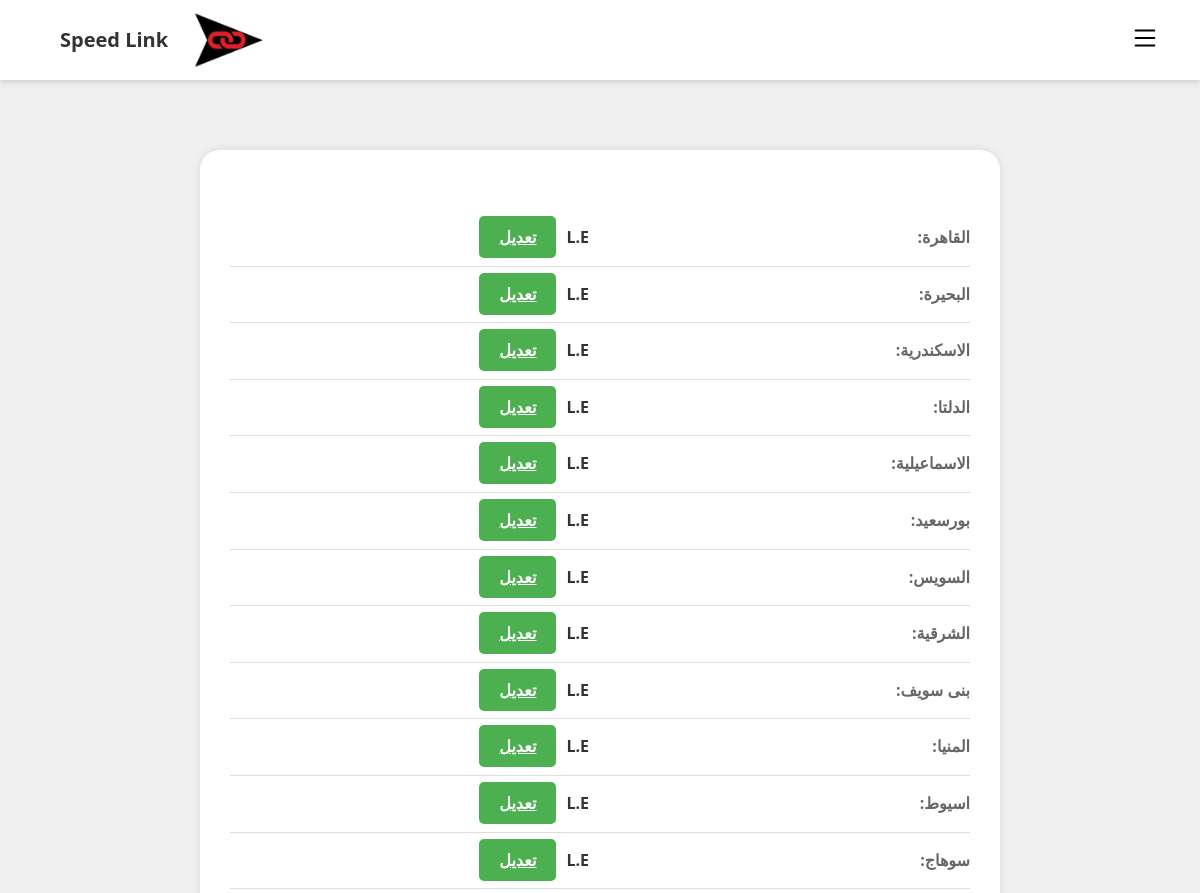
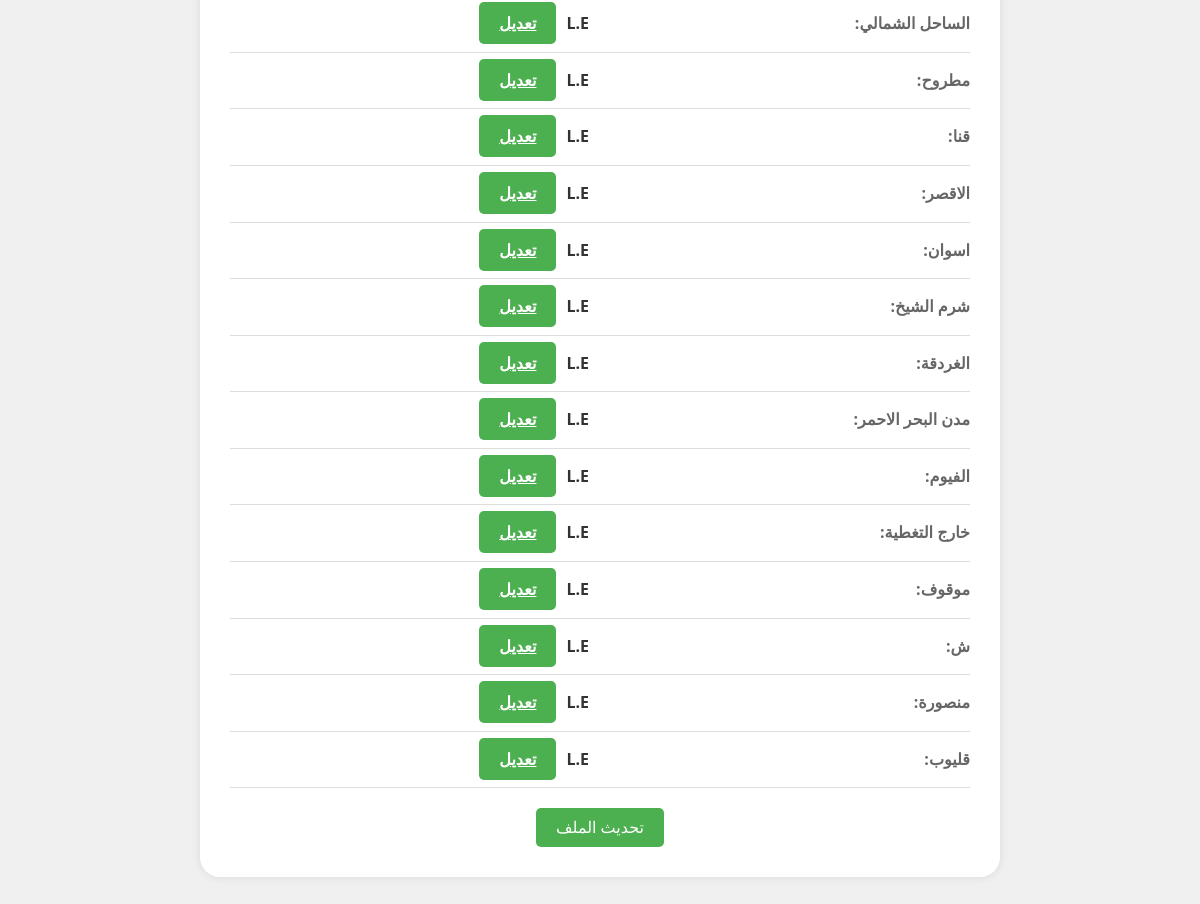
The app's page /dprice/2, older data (2 pictures, top to bottom).
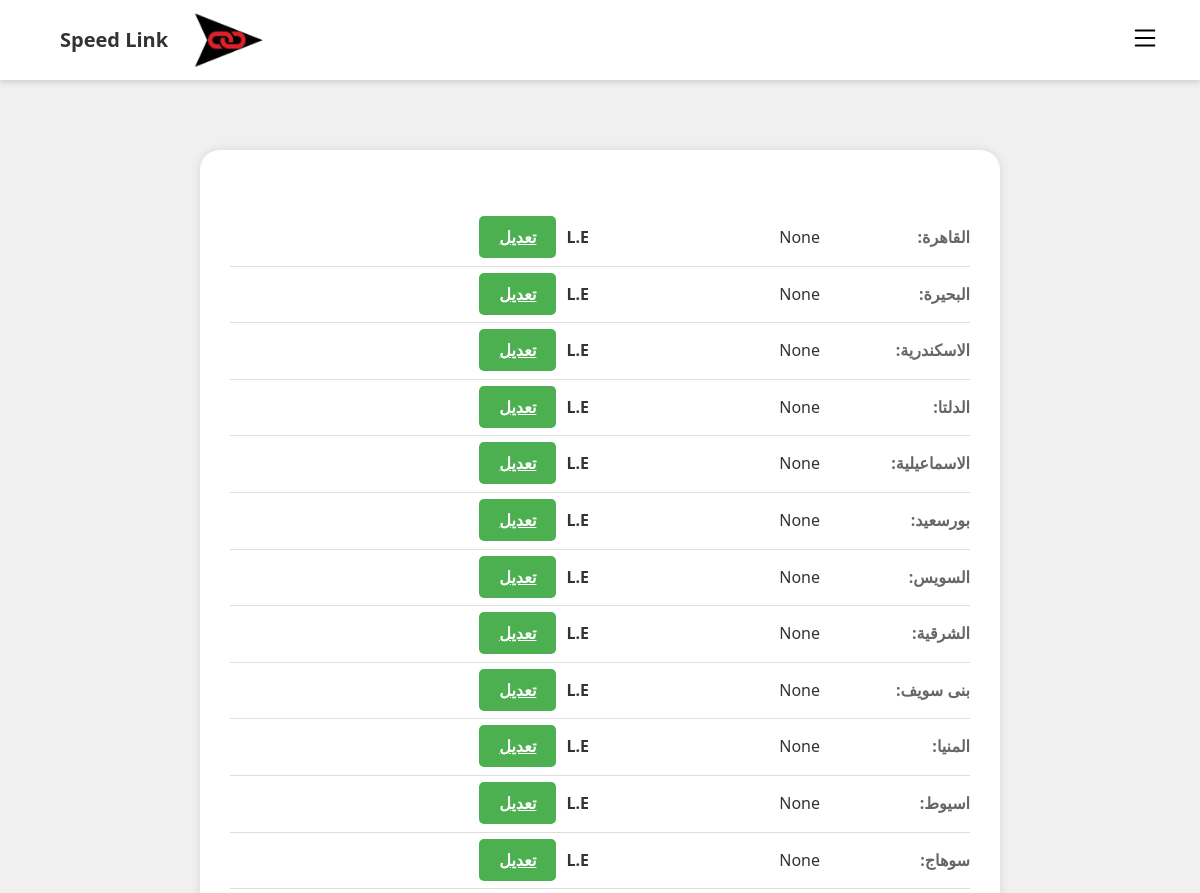
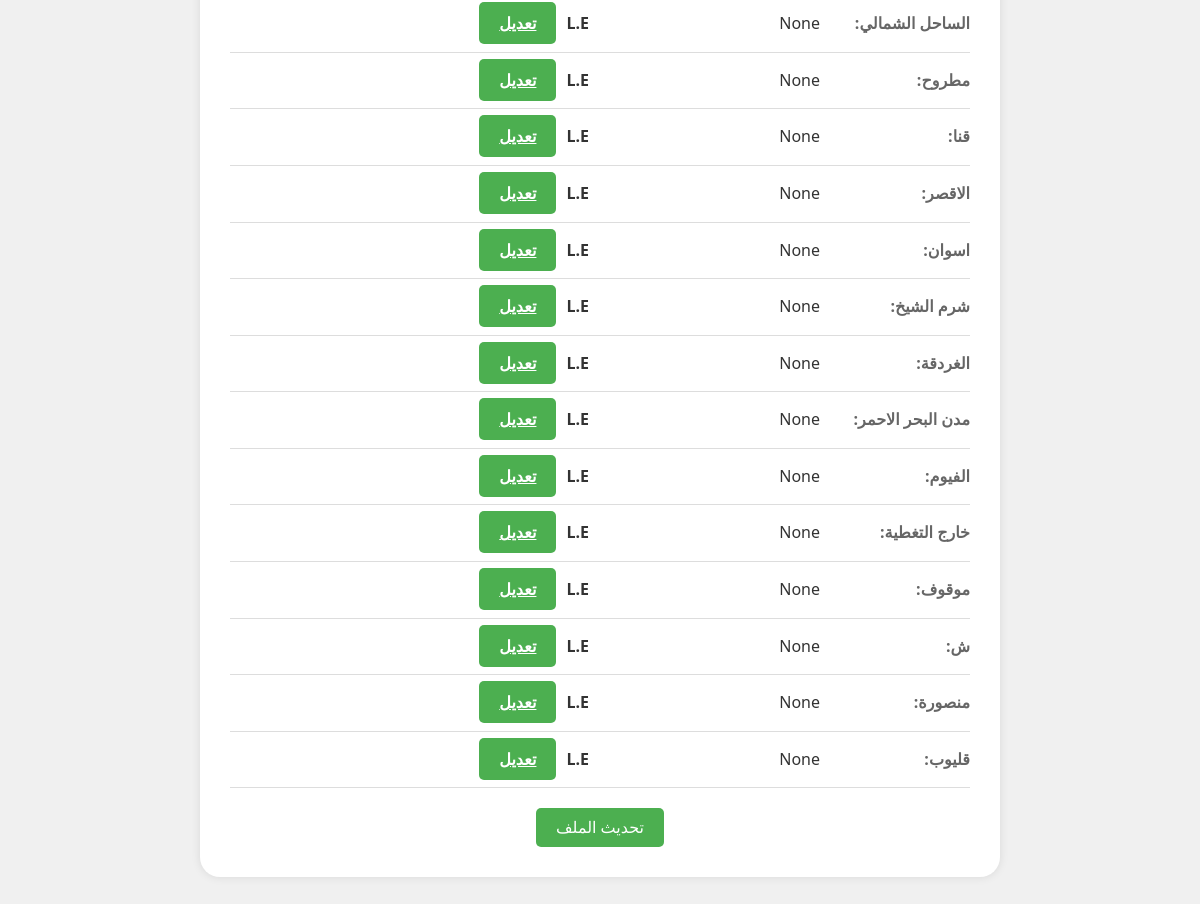
The same page, newer data (2 pictures, top to bottom).
### app.py (models this page shows)
class Dprice(db.Model):
    id = db.Column(db.Integer, primary_key=True)
    sid = db.Column(db.Integer)
    p1 = db.Column(db.Integer)
    p2 = db.Column(db.Integer)
    p3 = db.Column(db.Integer)
    p4 = db.Column(db.Integer)
    p5 = db.Column(db.Integer)
    p6 = db.Column(db.Integer)
    p7 = db.Column(db.Integer)
    p8 = db.Column(db.Integer)
    p9 = db.Column(db.Integer)
    p10 = db.Column(db.Integer)
    p11 = db.Column(db.Integer)
    p12 = db.Column(db.Integer)
    p13 = db.Column(db.Integer)
    p14 = db.Column(db.Integer)
    p15 = db.Column(db.Integer)
    p16 = db.Column(db.Integer)
    p17 = db.Column(db.Integer)
    p18 = db.Column(db.Integer)
    p19 = db.Column(db.Integer)
    p20 = db.Column(db.Integer)
    p21 = db.Column(db.Integer)
    p22 = db.Column(db.Integer)
    p23 = db.Column(db.Integer)
    p24 = db.Column(db.Integer)
    p25 = db.Column(db.Integer)
    p26 = db.Column(db.Integer)

### app.py (the view)
@app.route('/dprice/<int:sid>')
def dprice(sid):
    price = Dprice.query.filter_by(sid=sid).first()
    return render_template('dprice.html',price=price)

### templates/dprice.html (shortened to what this page needs)
{% extends 'base.html' %} {% block content %}
<div class="profile-container">
<div class="profile-details">
    <form action="/saveprice/{{ price.sid }}" method="post">
        <table><tr>
          <td class="label">القاهرة:</td>
          <td>
            <input
              type="text"
              name="1"
              value="{{ price.p1 }}"
              class="readonly"
              readonly
            />L.E<a href="#" class="edit-button" onclick="enableField(this)">تعديل</a>
          </td>
        </tr>
        <tr>
          <td class="label">البحيرة:</td>
          <td>
            <input
              type="text"
              name="2"
              value="{{ price.p2 }}"
              class="readonly"
              readonly
            />L.E<a href="#" class="edit-button" onclick="enableField(this)">تعديل</a>
          </td>
        </tr>
        <tr>
          <td class="label">الاسكندرية:</td>
          <td>
            <input
              type="text"
              name="3"
              value="{{ price.p3 }}"
              class="readonly"
              readonly
            />L.E<a href="#" class="edit-button" onclick="enableField(this)">تعديل</a>
          </td>
        </tr>
        <tr>
          <td class="label">الدلتا:</td>
          <td>
            <input
              type="text"
              name="4"
              value="{{ price.p4 }}"
              class="readonly"
              readonly
            />L.E<a href="#" class="edit-button" onclick="enableField(this)">تعديل</a>
          </td>
        </tr>
        <tr>
          <td class="label">الاسماعيلية:</td>
          <td>
            <input
              type="text"
              name="5"
              value="{{ price.p5 }}"
              class="readonly"
              readonly
            />L.E<a href="#" class="edit-button" onclick="enableField(this)">تعديل</a>
          </td>
        </tr>
        <tr>
          <td class="label">بورسعيد:</td>
          <td>
            <input
              type="text"
              name="6"
              value="{{ price.p6 }}"
              class="readonly"
              readonly
            />L.E<a href="#" class="edit-button" onclick="enableField(this)">تعديل</a>
          </td>
        </tr>
        <tr>
          <td class="label">السويس:</td>
          <td>
            <input
              type="text"
              name="7"
              value="{{ price.p7 }}"
              class="readonly"
              readonly
            />L.E<a href="#" class="edit-button" onclick="enableField(this)">تعديل</a>
          </td>
        </tr>
        <tr>
          <td class="label">الشرقية:</td>
          <td>
            <input
              type="text"
              name="8"
              value="{{ price.p8 }}"
              class="readonly"
              readonly
            />L.E<a href="#" class="edit-button" onclick="enableField(this)">تعديل</a>
          </td>
        </tr>
        <tr>
          <td class="label">بنى سويف:</td>
          <td>
            <input
              type="text"
              name="9"
              value="{{ price.p9 }}"
              class="readonly"
              readonly
            />L.E<a href="#" class="edit-button" onclick="enableField(this)">تعديل</a>
          </td>
        </tr>
        <tr>
          <td class="label">المنيا:</td>
          <td>
            <input
              type="text"
              name="10"
              value="{{ price.p10 }}"
              class="readonly"
              readonly
            />L.E<a href="#" class="edit-button" onclick="enableField(this)">تعديل</a>
          </td>
        </tr>
        <tr>
          <td class="label">اسيوط:</td>
          <td>
            <input
              type="text"
              name="11"
              value="{{ price.p11 }}"
              class="readonly"
              readonly
            />L.E<a href="#" class="edit-button" onclick="enableField(this)">تعديل</a>
          </td>
        </tr>
        <tr>
          <td class="label">سوهاج:</td>
          <td>
            <input
              type="text"
              name="12"
              value="{{ price.p12 }}"
              class="readonly"
              readonly
            />L.E<a href="#" class="edit-button" onclick="enableField(this)">تعديل</a>
          </td>
        </tr>
        <tr>
          <td class="label">الساحل الشمالي:</td>
          <td>
            <input
              type="text"
              name="13"
              value="{{ price.p13 }}"
              class="readonly"
              readonly
            />L.E<a href="#" class="edit-button" onclick="enableField(this)">تعديل</a>
          </td>
        </tr>
        <tr>
          <td class="label">مطروح:</td>
          <td>
            <input
              type="text"
              name="14"
              value="{{ price.p14 }}"
              class="readonly"
              readonly
            />L.E<a href="#" class="edit-button" onclick="enableField(this)">تعديل</a>
          </td>
        </tr>
        <tr>
          <td class="label">قنا:</td>
          <td>
            <input
              type="text"
              name="15"
              value="{{ price.p15 }}"
              class="readonly"
              readonly
            />L.E<a href="#" class="edit-button" onclick="enableField(this)">تعديل</a>
          </td>
        </tr>
        <tr>
          <td class="label">الاقصر:</td>
          <td>
            <input
              type="text"
              name="16"
              value="{{ price.p16 }}"
              class="readonly"
              readonly
            />L.E<a href="#" class="edit-button" onclick="enableField(this)">تعديل</a>
          </td>
        </tr>
        <tr>
          <td class="label">اسوان:</td>
          <td>
            <input
              type="text"
              name="17"
              value="{{ price.p17 }}"
              class="readonly"
              readonly
            />L.E<a href="#" class="edit-button" onclick="enableField(this)">تعديل</a>
          </td>
        </tr>
        <tr>
          <td class="label">شرم الشيخ:</td>
          <td>
            <input
              type="text"
              name="18"
              value="{{ price.p18 }}"
              class="readonly"
              readonly
            />L.E<a href="#" class="edit-button" onclick="enableField(this)">تعديل</a>
          </td>
        </tr>
        <tr>
          <td class="label">الغردقة:</td>
          <td>
            <input
              type="text"
              name="19"
              value="{{ price.p19 }}"
              class="readonly"
              readonly
            />L.E<a href="#" class="edit-button" onclick="enableField(this)">تعديل</a>
          </td>
        </tr>
        <tr>
          <td class="label">مدن البحر الاحمر:</td>
          <td>
            <input
              type="text"
              name="20"
              value="{{ price.p20 }}"
              class="readonly"
              readonly
            />L.E<a href="#" class="edit-button" onclick="enableField(this)">تعديل</a>
          </td>
        </tr>
        <tr>
          <td class="label">الفيوم:</td>
          <td>
            <input
              type="text"
              name="21"
              value="{{ price.p21 }}"
              class="readonly"
              readonly
            />L.E<a href="#" class="edit-button" onclick="enableField(this)">تعديل</a>
          </td>
        </tr>
        <tr>
          <td class="label">خارج التغطية:</td>
          <td>
            <input
              type="text"
              name="22"
              value="{{ price.p22 }}"
              class="readonly"
              readonly
            />L.E<a href="#" class="edit-button" onclick="enableField(this)">تعديل</a>
          </td>
        </tr>
        <tr>
          <td class="label">موقوف:</td>
          <td>
            <input
              type="text"
              name="23"
              value="{{ price.p23 }}"
              class="readonly"
              readonly
            />L.E<a href="#" class="edit-button" onclick="enableField(this)">تعديل</a>
          </td>
        </tr>
        <tr>
          <td class="label">ش:</td>
          <td>
            <input
              type="text"
              name="24"
              value="{{ price.p24 }}"
              class="readonly"
              readonly
            />L.E<a href="#" class="edit-button" onclick="enableField(this)">تعديل</a>
          </td>
        </tr>
        <tr>
          <td class="label">منصورة:</td>
          <td>
            <input
              type="text"
              name="25"
              value="{{ price.p25 }}"
              class="readonly"
              readonly
            />L.E<a href="#" class="edit-button" onclick="enableField(this)">تعديل</a>
          </td>
        </tr>
        <tr>
          <td class="label">قليوب:</td>
          <td>
            <input
              type="text"
              name="26"
              value="{{ price.p26 }}"
              class="readonly"
              readonly
            />L.E<a href="#" class="edit-button" onclick="enableField(this)">تعديل</a>
          </td>
        </tr>
        </table>
        <button type="submit" class="submit-button">تحديث الملف</button>
    </form>
</div>
</div>
{% endblock %}

### templates/base.html (shortened to what this page needs)
<!DOCTYPE html>
<html lang="ar">
  <head>
    <link
      rel="stylesheet"
      href="{{ url_for('static', filename='css/style.css') }}"
    />
    <link
      rel="stylesheet"
      href="https://cdnjs.cloudflare.com/ajax/libs/normalize/8.0.1/normalize.min.css"
    />
  </head>
  <body dir="rtl">
    <nav>
      <div class="logo">
        <img
          src="{{ url_for('static', filename='images/logob.png') }}"
          alt=""
        />
        <h1 class="name">Speed Link</h1>
      </div>
      <button id="toggleButton">
      </button>
    </nav>
    <div class="page">
      <div class="content">
        <div class="">{% block content %} {% endblock %}</div>
      </div>
    </div>
  </body>
</html>

### static/css/style.css (style rules this page uses)
* { margin: 0; padding: 0; box-sizing: border-box; }
body { font-family: 'Cairo', sans-serif; background: rgb(189, 208, 251); }
.logo img { width: 80px; }
.header-content, .logo { text-align: center; display: flex; align-items: center; justify-content: space-between; gap: 20px; margin: 0 20px; }
.name { font-size: 28px; font-weight: bold; }

### templates/base.html (style rules this page uses)
body { margin: 0; padding: 0; background-color: #fff; font-family: "Cairo", sans-serif; direction: rtl; min-height: 100vh; }
.page { display: flex; min-height: 100vh; }
nav { background-color: #fff; color: #000; width: 100%; height: 60px; display: flex; flex-direction: row-reverse; align-items: center; justify-content: space-between; padding: 40px; position: fixed; top: 0; left: 0; z-index: 999; box-shadow: 0 2px 6px rgba(0, 0, 0, 0.15); }
.name { font-size: 20px; font-weight: bold; }
#toggleButton { background: none; border: none; cursor: pointer; outline: none; }
@media (max-width: 1200px) { .page { display: block; } }
.content { flex: 1; padding: 100px 20px; }

### templates/dprice.html (style rules this page uses)
body { font-family: Arial, sans-serif; margin: 0; padding: 0; background-color: #f0f0f0; }
.profile-container { max-width: 800px; margin: 50px auto; padding: 30px; background-color: white; box-shadow: 0 0 10px rgba(0, 0, 0, 0.1); border-radius: 20px; }
h1 { font-size: 36px; margin: 20px 0; color: #333; }
.profile-details table { width: 100%; border-collapse: collapse; margin-top: 20px; }
.profile-details td { padding: 15px; border-bottom: 1px solid #ddd; }
.label { font-weight: bold; color: #666; width: 150px; }
.profile-details td:last-child { text-align: right; font-weight: bold; color: #333; }
.readonly { border: none; background-color: transparent; pointer-events: none; font-size: 16px; }
.edit-button, .submit-button { padding: 10px 20px; font-size: 16px; background-color: #4CAF50; color: #fff; border: none; border-radius: 5px; cursor: pointer; transition: background-color 0.3s; }
.edit-button { margin-right: 10px; }
.submit-button { margin-top: 20px; display: block; margin-left: auto; margin-right: auto; }
body, h1, h2, h3, h4, h5, h6, p, ul, ol { margin: 0; padding: 0; }
body { font-family: 'Segoe UI', Tahoma, Geneva, Verdana, sans-serif; line-height: 1.6; color: #333; background-color: #f0f0f0; }
.profile-details { margin-top: 30px; }
.profile-details td { padding: 15px 0; border-bottom: 1px solid #ddd; }
.label { font-weight: bold; color: #666; width: 150px; padding-right: 20px; }
.readonly { border: none; background-color: transparent; pointer-events: none; font-size: 16px; color: #333; }

Row changes from the older to the newer data that the page shows:
added Dprice: p1 "None", p2 "None", p3 "None", p4 "None", p5 "None", p6 "None", p7 "None", p8 "None", p9 "None", p10 "None", p11 "None", p12 "None", p13 "None", p14 "None", p15 "None", p16 "None", p17 "None", p18 "None", p19 "None", p20 "None", p21 "None", p22 "None", p23 "None", p24 "None", p25 "None", p26 "None"
